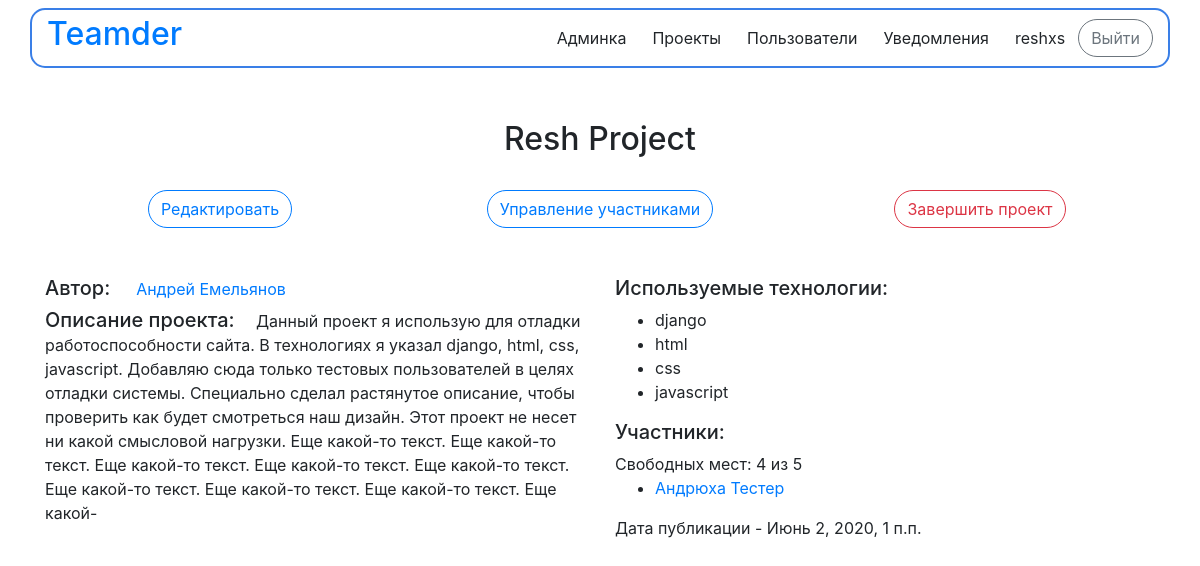
Before: /projects/detail/20/ (signed in) with the older database file.
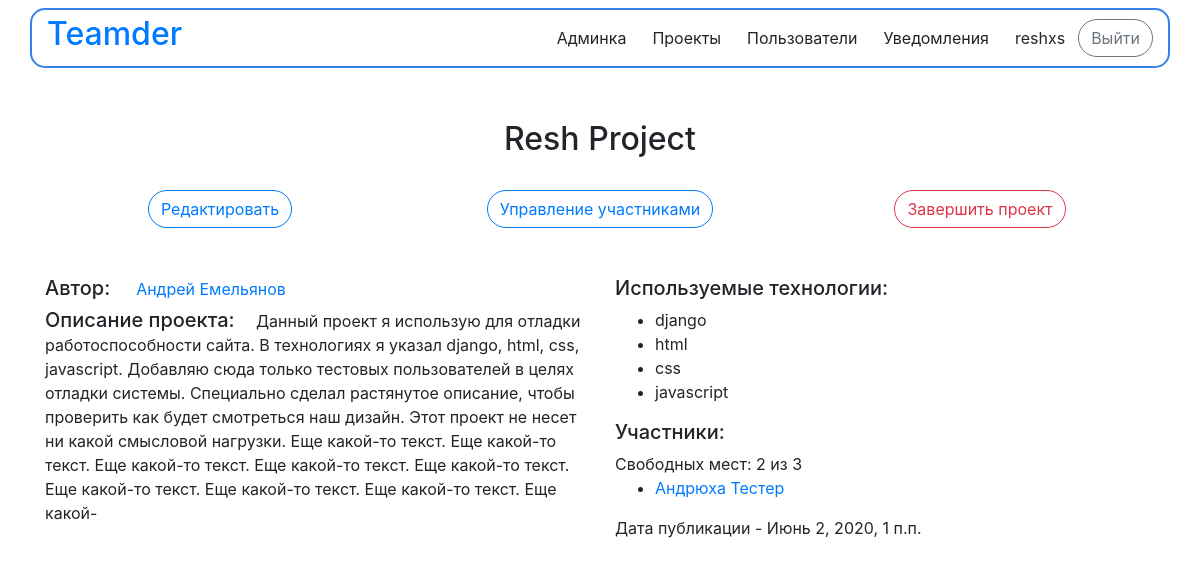
After: the same page with the newer database file.
### teamder/apps/projects/models.py (models this page shows, shortened)
class Project(models.Model):
    project_name = models.CharField('название проекта', max_length=100)
    project_description = models.TextField('описание проекта', blank=True)
    pub_date = models.DateTimeField('дата публикции', default=timezone.now)
    creator = models.ForeignKey(get_user_model(), on_delete=models.CASCADE, null=True)
    members = models.ManyToManyField(get_user_model(), 'Участники', blank=True)
    members_count = models.IntegerField('Количество участников', default=1, blank=False)
    is_done = models.BooleanField('Проект завершен', default=False)
    technologies = models.ManyToManyField(
        Technology,
        related_name='project_set',
        verbose_name="технологии",
        blank=True)
    class Meta:
        verbose_name = 'Проект'
        verbose_name_plural = 'Проекты'

### teamder/apps/projects/views.py (the view, shortened to what this page needs)
# urls.py: path('detail/<int:project_id>/', views.detail, name='detail'),
@login_required
def detail(request, project_id):
    try:
        project = Project.objects.get(id=project_id)
    except:
        raise Http404("Проект не найден!")
    member_list = project.members.all()
    technology_list = project.technologies.all()
    context = {
        'project': project,
        'member_list': member_list,
        'technology_list': technology_list,
        'empty_places_count': project.members_count - project.members.count(),
    }
    return render(request, 'projects/detail.html', context)

### teamder/templates/projects/detail.html (shortened to what this page needs)
{% extends 'base.html' %}
{% block content %}
<div class="container">
        {% if project %}
             <div align="center">
                <h2>{{project.project_name}}</h2>
            </div>
            {% if not project.is_done %}
            <br>
            {% if user == project.creator%}
            <div class="row" align="center">
                <a class="col-4 justify-content-end" href="{% url 'projects:configurate' project.id%}"><button class="btn btn-outline-primary" style="border-radius: 50px">Редактировать</button></a>
                <a class="col-4" href="{% url 'projects:manage_members' project.id%}"><button class="btn btn-outline-primary" style="   border-radius: 50px">Управление участниками</button></a>
                <form method="post" class="col-4">
                    <input type="submit" value="Завершить проект" class="btn btn-outline-danger" style="border-radius: 50px">
                </form>
            </div>
            {% endif %}
        {% else %}
            <h3 align="center">Проект завершен!</h3>
        {% endif %}
    <div class="row">
        <div class="col-6">
                    <br><br>
                    <div>
                        <h5>Автор: &nbsp;&nbsp;&nbsp;<a href="{% url 'user_accounts:detail' project.creator.id %}" style="text-decoration: none"><small>
                            {{project.creator.first_name}} {{project.creator.last_name}}</small></a></h5>
                    </div>
                    <div>
                        <h5>Описание проекта:&nbsp;&nbsp;&nbsp; <small>{{project.project_description}}</small></h5>
                    </div>
        </div>
    <div class="col-6">
        <br><br>
            <div>
                <h5>Используемые технологии: </h5>
                {% if technology_list %}
                    <ul>
                        {% for t in technology_list %}
                            <li>{{t.technology_name}}</li>
                        {% endfor %}
                    </ul>
                {% else %}
                    <p>Не указана ни одна технология</p>
                {% endif %}
            </div>
            <div>
                <h5>Участники: &nbsp;&nbsp;&nbsp;</h5>
                <h7>Свободных мест: {{empty_places_count}} из {{ project.members_count }}</h7>
                {% if member_list %}
                    <ul>
                        {% for member in member_list %}
                            <li><a href="{% url 'user_accounts:detail' member.id %}" style="text-decoration: none">{{member.first_name}} {{member.last_name}}</a>
                            </li>
                        {% endfor %}
                    </ul>
                {% else %}
                <br>
                    <h7>К этому проекту еще ни кто не присоединился. Вы можете стать первым!</h7>
                {% endif %}
            </div>
            <div>
                <h7>Дата публикации - {{project.pub_date}}</h7>
            </div>
        <br><br>
        {% endif %}
    {% endblock %}

Changed rows visible on the page:
changed Project "Resh Project": members_count "5" → "3"
Other visible differences:
{{ empty_places_count }}: "4" → "2"
